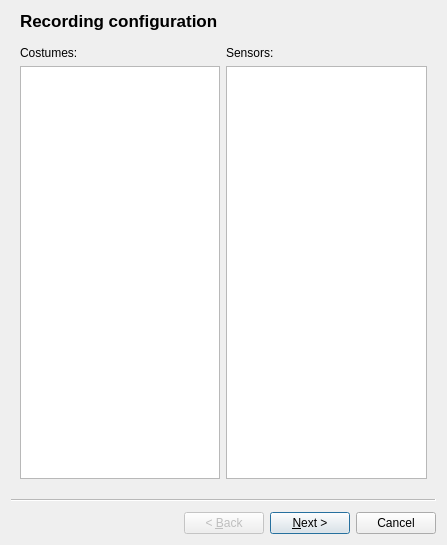
<?xml version="1.0" encoding="UTF-8"?>
<ui version="4.0">
 <class>RecordingWizard</class>
 <widget class="QWizard" name="RecordingWizard">
  <property name="geometry">
   <rect>
    <x>0</x>
    <y>0</y>
    <width>447</width>
    <height>545</height>
   </rect>
  </property>
  <property name="windowTitle">
   <string>Recording Wizard</string>
  </property>
  <widget class="QWizardPage" name="selectCostumeswizardPage">
   <property name="title">
    <string>Recording configuration</string>
   </property>
   <layout class="QGridLayout" name="gridLayout">
    <item row="0" column="0">
     <widget class="QLabel" name="costumesLabel">
      <property name="text">
       <string>Costumes:</string>
      </property>
     </widget>
    </item>
    <item row="0" column="1">
     <widget class="QLabel" name="sensorsLabel">
      <property name="text">
       <string>Sensors:</string>
      </property>
     </widget>
    </item>
    <item row="1" column="0">
     <widget class="QListWidget" name="costumesToRecordListWidget"/>
    </item>
    <item row="1" column="1">
     <widget class="QListWidget" name="sensorsToRecordListWidget"/>
    </item>
   </layout>
  </widget>
  <widget class="QWizardPage" name="outputWizardPage">
   <property name="title">
    <string>Data output</string>
   </property>
   <layout class="QVBoxLayout" name="verticalLayout_2">
    <item>
     <layout class="QHBoxLayout" name="horizontalLayout">
      <item>
       <widget class="QLabel" name="outputLabel">
        <property name="text">
         <string>Output file:</string>
        </property>
        <property name="buddy">
         <cstring>outputLineEdit</cstring>
        </property>
       </widget>
      </item>
      <item>
       <widget class="QLineEdit" name="outputLineEdit"/>
      </item>
      <item>
       <widget class="QPushButton" name="outputPushButton">
        <property name="text">
         <string>Choose</string>
        </property>
       </widget>
      </item>
     </layout>
    </item>
    <item>
     <spacer name="verticalSpacer">
      <property name="orientation">
       <enum>Qt::Vertical</enum>
      </property>
      <property name="sizeHint" stdset="0">
       <size>
        <width>20</width>
        <height>300</height>
       </size>
      </property>
     </spacer>
    </item>
   </layout>
  </widget>
 </widget>
 <resources/>
 <connections>
  <connection>
   <sender>costumesToRecordListWidget</sender>
   <signal>itemChanged(QListWidgetItem*)</signal>
   <receiver>RecordingWizard</receiver>
   <slot>onCostumeSelectionChange(QListWidgetItem*)</slot>
   <hints>
    <hint type="sourcelabel">
     <x>232</x>
     <y>288</y>
    </hint>
    <hint type="destinationlabel">
     <x>223</x>
     <y>255</y>
    </hint>
   </hints>
  </connection>
  <connection>
   <sender>outputPushButton</sender>
   <signal>clicked()</signal>
   <receiver>RecordingWizard</receiver>
   <slot>onChoose()</slot>
   <hints>
    <hint type="sourcelabel">
     <x>399</x>
     <y>134</y>
    </hint>
    <hint type="destinationlabel">
     <x>223</x>
     <y>255</y>
    </hint>
   </hints>
  </connection>
  <connection>
   <sender>outputLineEdit</sender>
   <signal>textChanged(QString)</signal>
   <receiver>RecordingWizard</receiver>
   <slot>onOutputFilePathEdit(QString)</slot>
   <hints>
    <hint type="sourcelabel">
     <x>222</x>
     <y>133</y>
    </hint>
    <hint type="destinationlabel">
     <x>223</x>
     <y>255</y>
    </hint>
   </hints>
  </connection>
  <connection>
   <sender>RecordingWizard</sender>
   <signal>currentIdChanged(int)</signal>
   <receiver>RecordingWizard</receiver>
   <slot>pageChanged(int)</slot>
   <hints>
    <hint type="sourcelabel">
     <x>223</x>
     <y>255</y>
    </hint>
    <hint type="destinationlabel">
     <x>223</x>
     <y>255</y>
    </hint>
   </hints>
  </connection>
  <connection>
   <sender>sensorsToRecordListWidget</sender>
   <signal>itemChanged(QListWidgetItem*)</signal>
   <receiver>RecordingWizard</receiver>
   <slot>onSensorSelectionChanged(QListWidgetItem*)</slot>
   <hints>
    <hint type="sourcelabel">
     <x>336</x>
     <y>267</y>
    </hint>
    <hint type="destinationlabel">
     <x>223</x>
     <y>224</y>
    </hint>
   </hints>
  </connection>
  <connection>
   <sender>costumesToRecordListWidget</sender>
   <signal>currentItemChanged(QListWidgetItem*,QListWidgetItem*)</signal>
   <receiver>RecordingWizard</receiver>
   <slot>onCostumeChange(QListWidgetItem*,QListWidgetItem*)</slot>
   <hints>
    <hint type="sourcelabel">
     <x>127</x>
     <y>267</y>
    </hint>
    <hint type="destinationlabel">
     <x>223</x>
     <y>224</y>
    </hint>
   </hints>
  </connection>
 </connections>
 <slots>
  <slot>onCostumeSelectionChange(QListWidgetItem*)</slot>
  <slot>onChoose()</slot>
  <slot>onOutputFilePathEdit(QString)</slot>
  <slot>pageChanged(int)</slot>
  <slot>onSensorSelectionChanged(QListWidgetItem*)</slot>
  <slot>onCostumeChange(QListWidgetItem*,QListWidgetItem*)</slot>
 </slots>
</ui>
